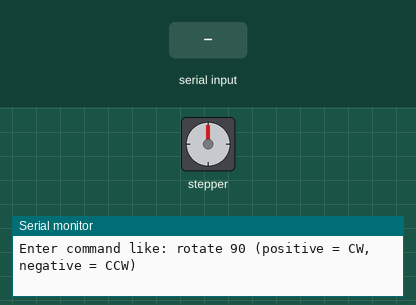
Recording of a sketch running on a simulated Arduino Uno, built with avr-gcc and run on an emulated ATmega328P. On the bench: stepper motor, the last lines printed to the serial monitor. The inputs (shaded band) are chosen by the test bench. Stepper angles assume 2048 steps per turn.

Above: at 1.2 s.
1.3 s: "rotate90\n" received over Serial
At 1.76 s:
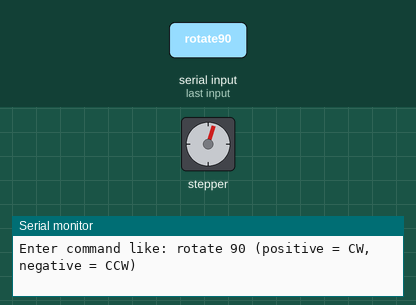
At 4.0 s:
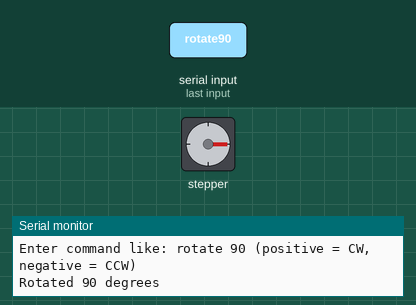
4.3 s: "rotate90\n" received over Serial
At 6.3 s:
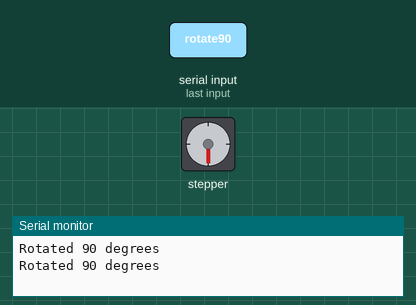
Timing chart, 0 to 7.8 s (numbered marks = the images above; inputs shaded):
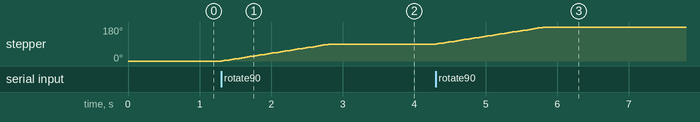

Measured:
- after the input at 1.3 s, stepper: turns 90° clockwise in 1.5 s, starting at once
- after the input at 4.3 s, stepper: turns 90° clockwise in 1.5 s, starting at once

The sketch:

stepperMotor-testing.ino
```cpp
#
/*
  stepperMotor-testing.ino

  Simple controller for a 28BYJ-48 stepper motor using the built-in
  Arduino Stepper library. This sketch accepts simple serial commands to
  rotate the motor a given angle (degrees).

  Hardware:
    - Stepper: 28BYJ-48 (commonly used with ULN2003 driver board)
    - Driver: ULN2003 board
    - MCU: Arduino Uno / Nano / compatible

  Wiring (example for Arduino Uno):
    ULN2003 VCC  -> 5V
    ULN2003 GND  -> GND
    ULN2003 IN1  -> digital pin 8
    ULN2003 IN2  -> digital pin 9
    ULN2003 IN3  -> digital pin 10
    ULN2003 IN4  -> digital pin 11

  Serial usage:
    - Open Serial Monitor at 9600 baud.
    - Send commands like:
        rotate 90    -> rotate +90 degrees (clockwise)
        rotate -45   -> rotate -45 degrees (counter-clockwise)

  Notes:
    - The sketch uses stepsPerRevolution = 2048 which works for the
      28BYJ-48 in half-step mode. stepsPerDegree is computed from this.
    - Adjust myStepper.setSpeed(RPM) to change rotation speed.

  License: MIT
*/

#include <Stepper.h>
const int stepsPerRevolution = 2048; // for 28BYJ-48 (half-step mode)
const int in1Pin = 8;
const int in2Pin = 9;
const int in3Pin = 10;
const int in4Pin = 11;
Stepper myStepper(stepsPerRevolution, in1Pin, in3Pin, in2Pin, in4Pin);
float stepsPerDegree = stepsPerRevolution / 360.0;
void setup()
{
  Serial.begin(9600);
  myStepper.setSpeed(10); // RPM
  Serial.println("Enter command like: rotate 90 (positive = CW, negative = CCW)");
}
void loop()
{
  if (Serial.available() > 0)
  {
    String input = Serial.readStringUntil('\n');
    input.trim();
    if (input.startsWith("rotate"))
    {
      // Extract angle after "rotate"
      int angle = input.substring(6).toInt();
      // Convert to steps
      long stepsToMove = angle * stepsPerDegree;
      // Move motor relative to current position
      myStepper.step(stepsToMove);
      // Debug info
      Serial.print("Rotated ");
      Serial.print(angle);
      Serial.println(" degrees");
    }
  }
}
```
